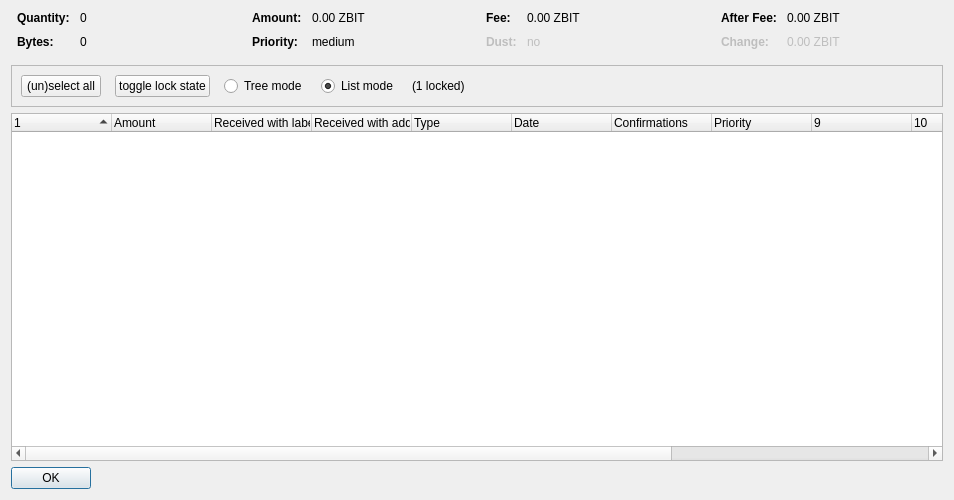
<?xml version="1.0" encoding="UTF-8"?>
<ui version="4.0">
 <class>CoinControlDialog</class>
 <widget class="QDialog" name="CoinControlDialog">
  <property name="geometry">
   <rect>
    <x>0</x>
    <y>0</y>
    <width>954</width>
    <height>500</height>
   </rect>
  </property>
  <property name="windowTitle">
   <string>Coin Selection</string>
  </property>
  <layout class="QVBoxLayout" name="verticalLayout">
   <item>
    <layout class="QHBoxLayout" name="horizontalLayoutTop" stretch="0,0,0,0">
     <property name="topMargin">
      <number>0</number>
     </property>
     <property name="bottomMargin">
      <number>10</number>
     </property>
     <item>
      <layout class="QFormLayout" name="formLayoutCoinControl1">
       <property name="horizontalSpacing">
        <number>10</number>
       </property>
       <property name="verticalSpacing">
        <number>10</number>
       </property>
       <property name="leftMargin">
        <number>6</number>
       </property>
       <property name="rightMargin">
        <number>6</number>
       </property>
       <item row="0" column="0">
        <widget class="QLabel" name="labelCoinControlQuantityText">
         <property name="font">
          <font>
           <weight>75</weight>
           <bold>true</bold>
          </font>
         </property>
         <property name="text">
          <string>Quantity:</string>
         </property>
        </widget>
       </item>
       <item row="0" column="1">
        <widget class="QLabel" name="labelCoinControlQuantity">
         <property name="cursor">
          <cursorShape>IBeamCursor</cursorShape>
         </property>
         <property name="contextMenuPolicy">
          <enum>Qt::ActionsContextMenu</enum>
         </property>
         <property name="text">
          <string notr="true">0</string>
         </property>
         <property name="textInteractionFlags">
          <set>Qt::LinksAccessibleByMouse|Qt::TextSelectableByKeyboard|Qt::TextSelectableByMouse</set>
         </property>
        </widget>
       </item>
       <item row="1" column="0">
        <widget class="QLabel" name="labelCoinControlBytesText">
         <property name="font">
          <font>
           <weight>75</weight>
           <bold>true</bold>
          </font>
         </property>
         <property name="text">
          <string>Bytes:</string>
         </property>
        </widget>
       </item>
       <item row="1" column="1">
        <widget class="QLabel" name="labelCoinControlBytes">
         <property name="cursor">
          <cursorShape>IBeamCursor</cursorShape>
         </property>
         <property name="contextMenuPolicy">
          <enum>Qt::ActionsContextMenu</enum>
         </property>
         <property name="text">
          <string notr="true">0</string>
         </property>
         <property name="textInteractionFlags">
          <set>Qt::LinksAccessibleByMouse|Qt::TextSelectableByKeyboard|Qt::TextSelectableByMouse</set>
         </property>
        </widget>
       </item>
      </layout>
     </item>
     <item>
      <layout class="QFormLayout" name="formLayoutCoinControl2">
       <property name="horizontalSpacing">
        <number>10</number>
       </property>
       <property name="verticalSpacing">
        <number>10</number>
       </property>
       <property name="leftMargin">
        <number>6</number>
       </property>
       <property name="rightMargin">
        <number>6</number>
       </property>
       <item row="0" column="0">
        <widget class="QLabel" name="labelCoinControlAmountText">
         <property name="font">
          <font>
           <weight>75</weight>
           <bold>true</bold>
          </font>
         </property>
         <property name="text">
          <string>Amount:</string>
         </property>
        </widget>
       </item>
       <item row="0" column="1">
        <widget class="QLabel" name="labelCoinControlAmount">
         <property name="cursor">
          <cursorShape>IBeamCursor</cursorShape>
         </property>
         <property name="contextMenuPolicy">
          <enum>Qt::ActionsContextMenu</enum>
         </property>
         <property name="text">
          <string notr="true">0.00 ZBIT</string>
         </property>
         <property name="textInteractionFlags">
          <set>Qt::LinksAccessibleByMouse|Qt::TextSelectableByKeyboard|Qt::TextSelectableByMouse</set>
         </property>
        </widget>
       </item>
       <item row="1" column="0">
        <widget class="QLabel" name="labelCoinControlPriorityText">
         <property name="font">
          <font>
           <weight>75</weight>
           <bold>true</bold>
          </font>
         </property>
         <property name="text">
          <string>Priority:</string>
         </property>
        </widget>
       </item>
       <item row="1" column="1">
        <widget class="QLabel" name="labelCoinControlPriority">
         <property name="cursor">
          <cursorShape>IBeamCursor</cursorShape>
         </property>
         <property name="contextMenuPolicy">
          <enum>Qt::ActionsContextMenu</enum>
         </property>
         <property name="text">
          <string>medium</string>
         </property>
         <property name="textInteractionFlags">
          <set>Qt::LinksAccessibleByMouse|Qt::TextSelectableByKeyboard|Qt::TextSelectableByMouse</set>
         </property>
        </widget>
       </item>
      </layout>
     </item>
     <item>
      <layout class="QFormLayout" name="formLayoutCoinControl3">
       <property name="horizontalSpacing">
        <number>10</number>
       </property>
       <property name="verticalSpacing">
        <number>10</number>
       </property>
       <property name="leftMargin">
        <number>6</number>
       </property>
       <property name="rightMargin">
        <number>6</number>
       </property>
       <item row="0" column="0">
        <widget class="QLabel" name="labelCoinControlFeeText">
         <property name="font">
          <font>
           <weight>75</weight>
           <bold>true</bold>
          </font>
         </property>
         <property name="text">
          <string>Fee:</string>
         </property>
        </widget>
       </item>
       <item row="0" column="1">
        <widget class="QLabel" name="labelCoinControlFee">
         <property name="cursor">
          <cursorShape>IBeamCursor</cursorShape>
         </property>
         <property name="contextMenuPolicy">
          <enum>Qt::ActionsContextMenu</enum>
         </property>
         <property name="text">
          <string notr="true">0.00 ZBIT</string>
         </property>
         <property name="textInteractionFlags">
          <set>Qt::LinksAccessibleByMouse|Qt::TextSelectableByKeyboard|Qt::TextSelectableByMouse</set>
         </property>
        </widget>
       </item>
       <item row="1" column="0">
        <widget class="QLabel" name="labelCoinControlLowOutputText">
         <property name="enabled">
          <bool>false</bool>
         </property>
         <property name="font">
          <font>
           <weight>75</weight>
           <bold>true</bold>
          </font>
         </property>
         <property name="text">
          <string>Dust:</string>
         </property>
        </widget>
       </item>
       <item row="1" column="1">
        <widget class="QLabel" name="labelCoinControlLowOutput">
         <property name="enabled">
          <bool>false</bool>
         </property>
         <property name="cursor">
          <cursorShape>IBeamCursor</cursorShape>
         </property>
         <property name="contextMenuPolicy">
          <enum>Qt::ActionsContextMenu</enum>
         </property>
         <property name="text">
          <string>no</string>
         </property>
         <property name="textInteractionFlags">
          <set>Qt::LinksAccessibleByMouse|Qt::TextSelectableByKeyboard|Qt::TextSelectableByMouse</set>
         </property>
        </widget>
       </item>
      </layout>
     </item>
     <item>
      <layout class="QFormLayout" name="formLayoutCoinControl4">
       <property name="horizontalSpacing">
        <number>10</number>
       </property>
       <property name="verticalSpacing">
        <number>10</number>
       </property>
       <property name="leftMargin">
        <number>6</number>
       </property>
       <property name="rightMargin">
        <number>6</number>
       </property>
       <item row="0" column="0">
        <widget class="QLabel" name="labelCoinControlAfterFeeText">
         <property name="font">
          <font>
           <weight>75</weight>
           <bold>true</bold>
          </font>
         </property>
         <property name="text">
          <string>After Fee:</string>
         </property>
        </widget>
       </item>
       <item row="0" column="1">
        <widget class="QLabel" name="labelCoinControlAfterFee">
         <property name="cursor">
          <cursorShape>IBeamCursor</cursorShape>
         </property>
         <property name="contextMenuPolicy">
          <enum>Qt::ActionsContextMenu</enum>
         </property>
         <property name="text">
          <string notr="true">0.00 ZBIT</string>
         </property>
         <property name="textInteractionFlags">
          <set>Qt::LinksAccessibleByMouse|Qt::TextSelectableByKeyboard|Qt::TextSelectableByMouse</set>
         </property>
        </widget>
       </item>
       <item row="1" column="0">
        <widget class="QLabel" name="labelCoinControlChangeText">
         <property name="enabled">
          <bool>false</bool>
         </property>
         <property name="font">
          <font>
           <weight>75</weight>
           <bold>true</bold>
          </font>
         </property>
         <property name="text">
          <string>Change:</string>
         </property>
        </widget>
       </item>
       <item row="1" column="1">
        <widget class="QLabel" name="labelCoinControlChange">
         <property name="enabled">
          <bool>false</bool>
         </property>
         <property name="cursor">
          <cursorShape>IBeamCursor</cursorShape>
         </property>
         <property name="contextMenuPolicy">
          <enum>Qt::ActionsContextMenu</enum>
         </property>
         <property name="text">
          <string notr="true">0.00 ZBIT</string>
         </property>
         <property name="textInteractionFlags">
          <set>Qt::LinksAccessibleByMouse|Qt::TextSelectableByKeyboard|Qt::TextSelectableByMouse</set>
         </property>
        </widget>
       </item>
      </layout>
     </item>
    </layout>
   </item>
   <item>
    <widget class="QFrame" name="frame">
     <property name="minimumSize">
      <size>
       <width>0</width>
       <height>40</height>
      </size>
     </property>
     <property name="frameShape">
      <enum>QFrame::StyledPanel</enum>
     </property>
     <property name="frameShadow">
      <enum>QFrame::Sunken</enum>
     </property>
     <layout class="QHBoxLayout" name="horizontalLayout">
      <item>
       <layout class="QHBoxLayout" name="horizontalLayoutPanel" stretch="0,0,0,0,0,0">
        <property name="spacing">
         <number>14</number>
        </property>
        <item>
         <widget class="QPushButton" name="pushButtonSelectAll">
          <property name="sizePolicy">
           <sizepolicy hsizetype="Maximum" vsizetype="Fixed">
            <horstretch>0</horstretch>
            <verstretch>0</verstretch>
           </sizepolicy>
          </property>
          <property name="text">
           <string>(un)select all</string>
          </property>
          <property name="autoDefault">
           <bool>false</bool>
          </property>
         </widget>
        </item>
        <item>
         <widget class="QPushButton" name="pushButtonToggleLock">
          <property name="sizePolicy">
           <sizepolicy hsizetype="Maximum" vsizetype="Fixed">
            <horstretch>0</horstretch>
            <verstretch>0</verstretch>
           </sizepolicy>
          </property>
          <property name="text">
           <string>toggle lock state</string>
          </property>
          <property name="autoDefault">
           <bool>false</bool>
          </property>
         </widget>
        </item>
        <item>
         <widget class="QRadioButton" name="radioTreeMode">
          <property name="sizePolicy">
           <sizepolicy hsizetype="Maximum" vsizetype="Fixed">
            <horstretch>0</horstretch>
            <verstretch>0</verstretch>
           </sizepolicy>
          </property>
          <property name="text">
           <string>Tree mode</string>
          </property>
         </widget>
        </item>
        <item>
         <widget class="QRadioButton" name="radioListMode">
          <property name="sizePolicy">
           <sizepolicy hsizetype="Maximum" vsizetype="Fixed">
            <horstretch>0</horstretch>
            <verstretch>0</verstretch>
           </sizepolicy>
          </property>
          <property name="text">
           <string>List mode</string>
          </property>
          <property name="checked">
           <bool>true</bool>
          </property>
         </widget>
        </item>
        <item>
         <widget class="QLabel" name="labelLocked">
          <property name="text">
           <string>(1 locked)</string>
          </property>
         </widget>
        </item>
        <item>
         <spacer name="horizontalSpacer">
          <property name="orientation">
           <enum>Qt::Horizontal</enum>
          </property>
          <property name="sizeHint" stdset="0">
           <size>
            <width>40</width>
            <height>20</height>
           </size>
          </property>
         </spacer>
        </item>
       </layout>
      </item>
     </layout>
    </widget>
   </item>
   <item>
    <widget class="CoinControlTreeWidget" name="treeWidget">
     <property name="contextMenuPolicy">
      <enum>Qt::CustomContextMenu</enum>
     </property>
     <property name="sortingEnabled">
      <bool>false</bool>
     </property>
     <property name="columnCount">
      <number>13</number>
     </property>
     <attribute name="headerShowSortIndicator" stdset="0">
      <bool>true</bool>
     </attribute>
     <attribute name="headerStretchLastSection">
      <bool>false</bool>
     </attribute>
     <column>
      <property name="text">
       <string/>
      </property>
     </column>
     <column>
      <property name="text">
       <string>Amount</string>
      </property>
     </column>
     <column>
      <property name="text">
       <string>Received with label</string>
      </property>
     </column>
     <column>
      <property name="text">
       <string>Received with address</string>
      </property>
     </column>
     <column>
      <property name="text">
       <string>Type</string>
      </property>
     </column>
     <column>
      <property name="text">
       <string>Date</string>
      </property>
     </column>
     <column>
      <property name="text">
       <string>Confirmations</string>
      </property>
      <property name="toolTip">
       <string>Confirmed</string>
      </property>
     </column>
     <column>
      <property name="text">
       <string>Priority</string>
      </property>
     </column>
     <column>
      <property name="text">
       <string/>
      </property>
     </column>
     <column>
      <property name="text">
       <string/>
      </property>
     </column>
     <column>
      <property name="text">
       <string/>
      </property>
     </column>
     <column>
      <property name="text">
       <string/>
      </property>
     </column>
     <column>
      <property name="text">
       <string/>
      </property>
     </column>
    </widget>
   </item>
   <item>
    <widget class="QDialogButtonBox" name="buttonBox">
     <property name="sizePolicy">
      <sizepolicy hsizetype="Maximum" vsizetype="Fixed">
       <horstretch>0</horstretch>
       <verstretch>0</verstretch>
      </sizepolicy>
     </property>
     <property name="orientation">
      <enum>Qt::Horizontal</enum>
     </property>
     <property name="standardButtons">
      <set>QDialogButtonBox::Ok</set>
     </property>
    </widget>
   </item>
  </layout>
 </widget>
 <customwidgets>
  <customwidget>
   <class>CoinControlTreeWidget</class>
   <extends>QTreeWidget</extends>
   <header>coincontroltreewidget.h</header>
  </customwidget>
 </customwidgets>
 <resources/>
 <connections/>
</ui>
